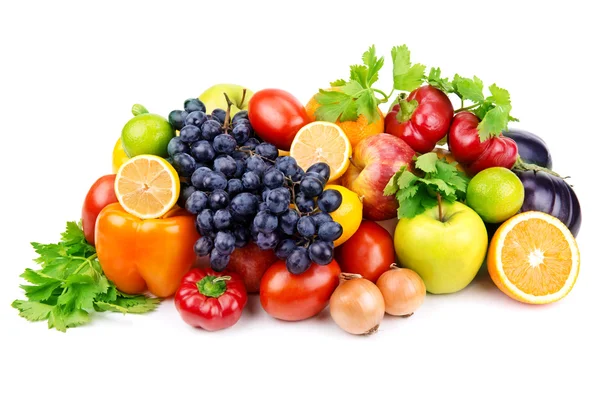
#> input picture Cyber Security_Task 2/Fruits.jpg, 600 x 400 px
$ python image_encryption.py
#> lines starting #> are read from the running program, lines starting #| are printed output that depends on the picture
# image_encryption.py

from PIL import Image
import random

def encrypt_image(image_path, output_path, key):
    # Open the image
#> called with image_path = 'Fruits.jpg', output_path = 'encrypted_image.png', key = 150
    img = Image.open(image_path)
#> img is the input picture: PIL image 600x400 RGB; mean R, G, B 216, 197.5, 169.1
    pixels = list(img.getdata())
#> pixels = 240000 items

    # Convert to a list of tuples (R, G, B)
    width, height = img.size
#> width = 600; height = 400
    pixels = [pixels[i * width:(i + 1) * width] for i in range(height)]
#> pixels = 400 items

    # Encrypt pixels by swapping and applying XOR operation
    for y in range(height):
        for x in range(width):
            r, g, b = pixels[y][x]

            # XOR operation on each color channel using key
            r_enc = r ^ key
            g_enc = g ^ key
            b_enc = b ^ key

            # Swap pixels randomly (optional)
            if random.choice([True, False]):
                r_enc, g_enc, b_enc = g_enc, b_enc, r_enc

            pixels[y][x] = (r_enc, g_enc, b_enc)

    # Create a new image and put the encrypted pixels
    encrypted_img = Image.new(img.mode, img.size)
#> encrypted_img: PIL image 600x400 RGB; every value is 0
    encrypted_pixels = [pixel for row in pixels for pixel in row]
#> encrypted_pixels = 240000 items
    encrypted_img.putdata(encrypted_pixels)
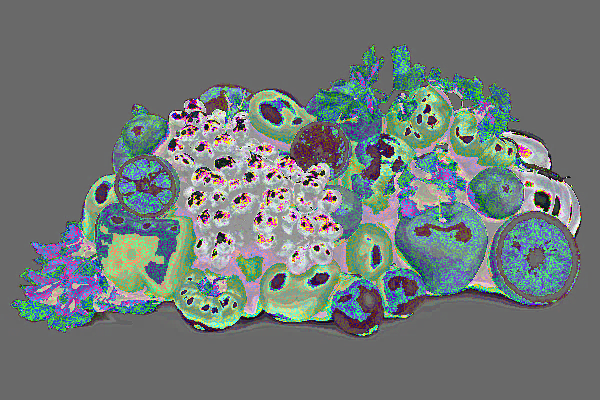
#> encrypted_img: PIL image 600x400 RGB; mean R, G, B 111.8, 120.2, 119

    # Save the encrypted image
    encrypted_img.save(output_path)
    print(f"Image encrypted and saved as {output_path}")

def decrypt_image(image_path, output_path, key):
    # Open the encrypted image
#> called with image_path = 'encrypted_image.png', output_path = 'decrypted_image.png', key = 150
    img = Image.open(image_path)
    pixels = list(img.getdata())
#> pixels = 240000 items

    # Convert to a list of tuples (R, G, B)
    width, height = img.size
#> height = 400
    pixels = [pixels[i * width:(i + 1) * width] for i in range(height)]
#> pixels = 400 items

    # Decrypt pixels by reversing the XOR operation
    for y in range(height):
        for x in range(width):
            r, g, b = pixels[y][x]

            # Reverse XOR operation using the same key
            r_dec = r ^ key
            g_dec = g ^ key
            b_dec = b ^ key

            pixels[y][x] = (r_dec, g_dec, b_dec)

    # Create a new image and put the decrypted pixels
    decrypted_img = Image.new(img.mode, img.size)
    decrypted_pixels = [pixel for row in pixels for pixel in row]
#> decrypted_pixels = 240000 items
    decrypted_img.putdata(decrypted_pixels)
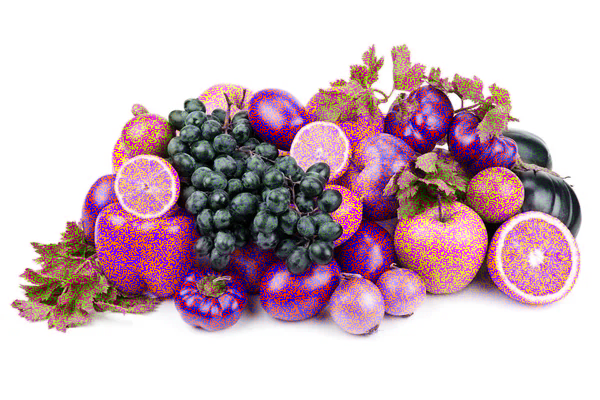
#> decrypted_img: PIL image 600x400 RGB; mean R, G, B 206.8, 183.3, 192.5

    # Save the decrypted image
    decrypted_img.save(output_path)
    print(f"Image decrypted and saved as {output_path}")

if __name__ == "__main__":
    # File paths
    input_image = "Fruits.jpg"
    encrypted_image = "encrypted_image.png"
    decrypted_image = "decrypted_image.png"

    # Encryption key
    key = 150  # You can change this key to any integer value

    # Encrypt the image
    encrypt_image(input_image, encrypted_image, key)

    # Decrypt the image
    decrypt_image(encrypted_image, decrypted_image, key)
